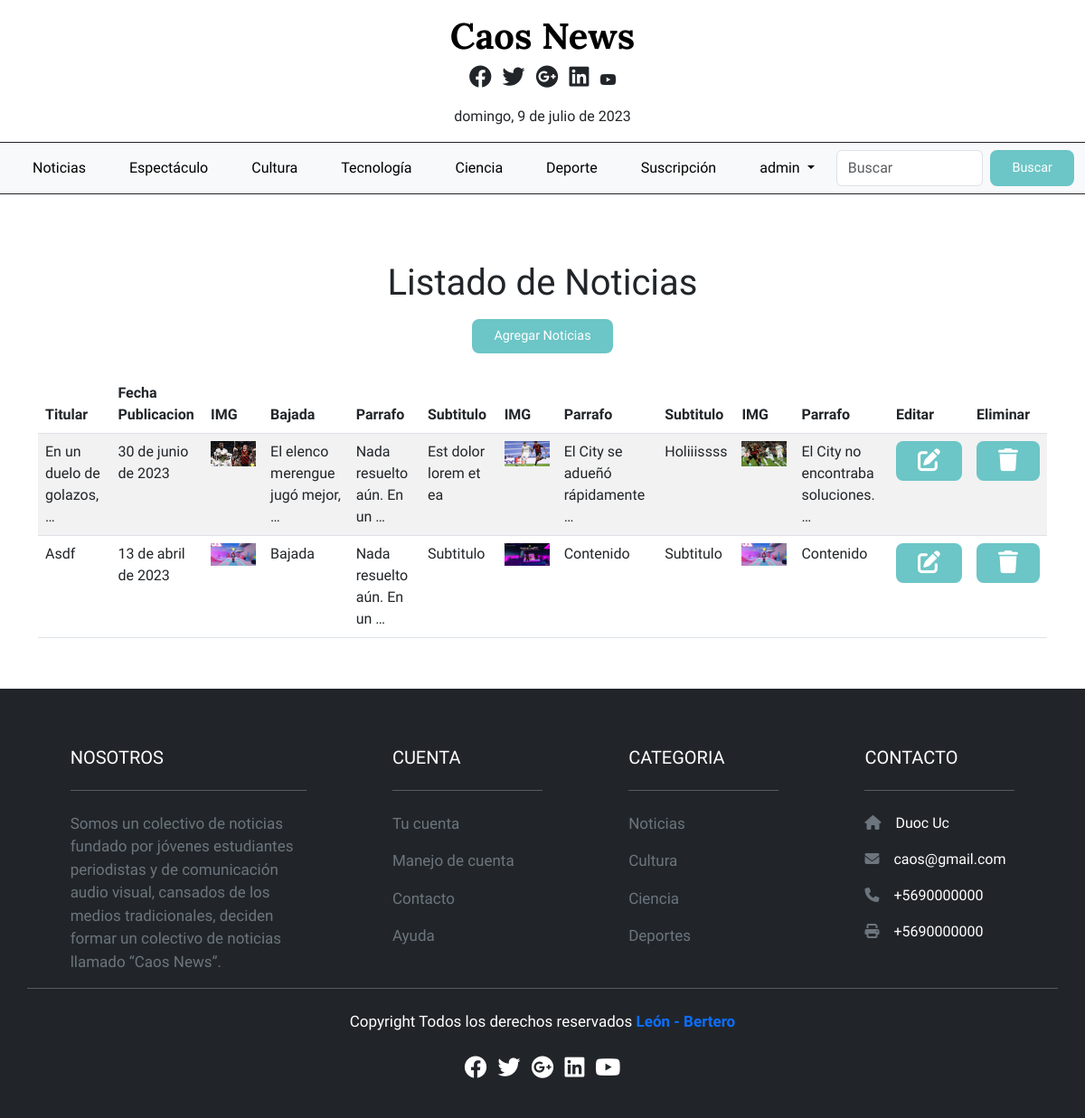
The app's page /listado/ (signed in), older data.
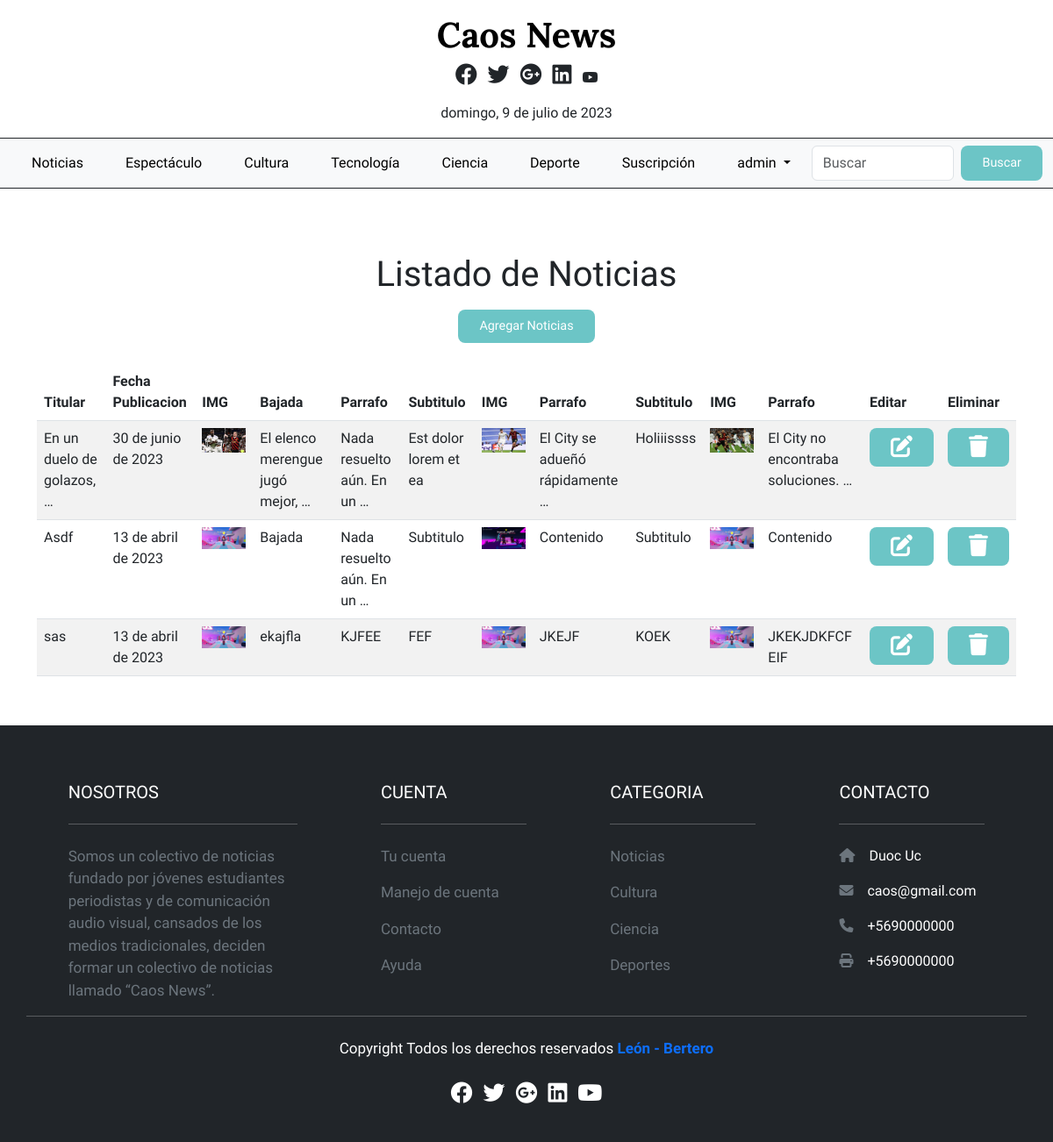
The same page, newer data.
### noticias/models.py (models this page shows, shortened)
class Categoria(models.Model):
    id_categoria     = models.AutoField(db_column='idCategoria', primary_key=True)
    categoria        = models.CharField(max_length=20, blank= False, null=False)

class Noticia(models.Model):
    id_noticia        = models.AutoField(db_column='idNoticia', primary_key=True)
    titulo            = models.CharField(max_length=100)
    fecha_publicacion = models.DateField(blank=False, null=False)
    id_categoria      = models.ForeignKey('Categoria', on_delete=models.CASCADE, db_column='idCategoria')
    img_hero          = models.ImageField(upload_to='hero', null=True, blank=True)
    bajada_titulo     = models.CharField(max_length=100)
    contenido         = models.CharField(max_length=1000)
    subtitulo         = models.CharField(max_length=100)
    img_noticias      = models.ImageField(upload_to='noticias', null=True, blank=True)
    contenido2        = models.CharField(max_length=1000)
    subtitulo2        = models.CharField(max_length=100)
    img_noticias2     = models.ImageField(upload_to='noticias2', null=True,blank=True)
    contenido3        = models.CharField(max_length=1000)

### noticias/views.py (the view)
# urls.py: path('listado/', views.listado, name='listado'),
def listado(request):
    noticia = Noticia.objects.all()
    categorias = Categoria.objects.all()
    context = {
        "noticia": noticia,
        "categorias": categorias
    }
    return render(request, 'noticias/gestion/listado.html', context)

### noticias/templates/noticias/gestion/listado.html (shortened to what this page needs)
{% extends '../base.html' %}
{% load static %}
{% block body %}
<div class="row">
    <div class="col-sm-12">
        <h1 style="text-align: center;">Listado de Noticias</h1>
        <div class="p-2 d-flex justify-content-center"  >
            <a href="{% url 'add'%}" class="btn btn-primary">Agregar Noticias</a>
          </div>
          {% if user.is_superuser %}
        <div class="table-responsive py-3 "  >
            <table class="table table-striped">
                <thead>
                    <tr >
                        <th>Titular</th>
                        <th>Fecha Publicacion</th>
                        <th>IMG</th>
                        <th>Bajada</th>
                        <th>Parrafo</th>
                        <th>Subtitulo</th>
                        <th>IMG</th>
                        <th>Parrafo</th>
                        <th>Subtitulo</th>
                        <th>IMG</th>
                        <th>Parrafo</th>
                        <th>Editar</th>
                        <th>Eliminar</th>
                    </tr>
                </thead>
                <tbody>
                    {% for n in noticia %}
                    <tr class="fila-tabla" style="height: 50px;">
                        <td>{{n.titulo|truncatewords:5 }}</td>
                        <td>{{n.fecha_publicacion}}</td>
                        <td><img src="{{n.img_hero.url}}" alt="" width="50px"></td>
                        <td>{{n.bajada_titulo|truncatewords:5 }}</td>
                        <td>{{n.contenido|truncatewords:5 }}</td>
                        <td>{{n.subtitulo|truncatewords:5 }}</td>
                        <td><img src="{{n.img_noticias.url}}" alt="" width="50px"></td>
                        <td>{{n.contenido2|truncatewords:5 }}</td>
                        <td>{{n.subtitulo2|truncatewords:5 }}</td>
                        <td><img src="{{n.img_noticias2.url}}" alt="" width="50px"></td>
                        <td>{{n.contenido3|truncatewords:5 }}</td>
                        <td><a href="edit/{{n.id_noticia}}" class="btn btn-primary"><i class="fa-solid fa-pen-to-square"></i> </a></td>
                        <td><a href="delete/{{n.id_noticia}}" onclick="return confirmDelete();" class="btn btn-danger btnEliminacion"><i class="fa-sharp fa-solid fa-trash"></i></a></td>
                    </tr>
                    {% endfor %}
                </tbody>
            </table>
        </div>
        {% endif %}
    </div>
</div>
{% endblock %}

### noticias/templates/noticias/base.html (shortened to what the changed rows need)
{% load static %}
<!doctype html>
<html lang="es">
  <head>
    <link href="https://cdn.jsdelivr.net/npm/bootstrap@5.3.0-alpha3/dist/css/bootstrap.min.css" rel="stylesheet">
    <link rel="stylesheet" href="https://cdnjs.cloudflare.com/ajax/libs/font-awesome/6.4.0/css/all.min.css" />
    <link rel="stylesheet" href="{% static 'css/style.css' %}">
    <link rel="stylesheet" href="https://cdn.datatables.net/1.13.4/css/dataTables.bootstrap5.min.css"></link>
  </head>
  <body>
    <header class="mt-0 pt-0">
      <div id="topbar" class="bg-cover clearfix pt-3">
        <h2 class="logo"><a href="/">Caos News</a></h2>
      </div>
      <nav class="navbar navbar-expand-lg bg-body-tertiary">
        <div class="container-fluid">
          <div class="collapse navbar-collapse" id="navbarSupportedContent">
            <ul class="navbar-nav me-auto mb-2 mb-lg-0">
              {% for categoria in categorias %}
              <li class="nav-item">
                <a class="nav-link active" href="/noticia/{{categoria.id_categoria}}">{{categoria.categoria}}</a>
              </li>
              {% endfor %}
          </div>
        </div>
      </nav>
    </header>
    <div class="container py-4">
        {% block body %}
        {% endblock %}
    </div>
  </body>
</html>

Row changes from the older to the newer data that the page shows:
added Noticia: titulo "sas", fecha_publicacion "13 de abril de 2023", img_hero (picture), bajada_titulo "ekajfla", contenido "KJFEE", subtitulo "FEF", img_noticias (picture), contenido2 "JKEJF", subtitulo2 "KOEK", img_noticias2 (picture), contenido3 "JKEKJDKFCF EIF"
